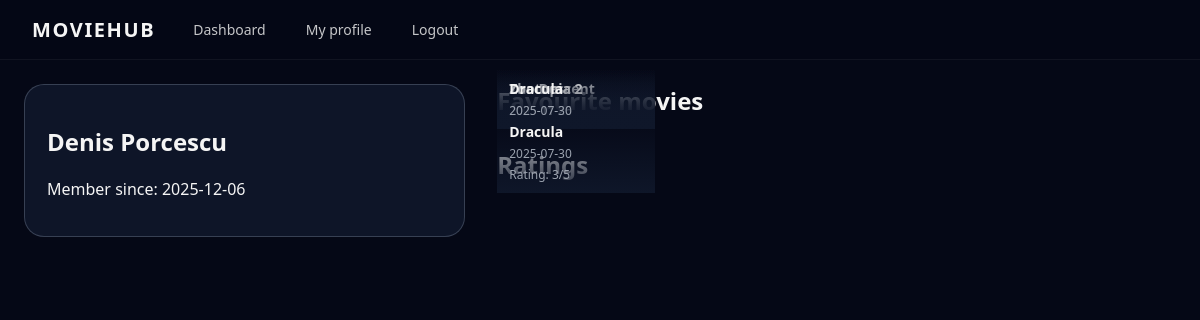
The app's page /user.php?id=1 (signed in) with its own data.
### tables this page shows
CREATE TABLE users (
    id INTEGER PRIMARY KEY AUTOINCREMENT,
    name TEXT,
    email TEXT UNIQUE,
    phone TEXT,
    password_hash TEXT,
    bio TEXT,
    avatar_url TEXT,
    created_at DATETIME DEFAULT CURRENT_TIMESTAMP
);

CREATE TABLE movies (
    id INTEGER PRIMARY KEY AUTOINCREMENT,
    tmdb_id INTEGER UNIQUE,
    title TEXT,
    poster_path TEXT,
    overview TEXT,
    release_date TEXT
);

CREATE TABLE ratings (
    user_id INTEGER NOT NULL,
    movie_id INTEGER NOT NULL,
    rating INTEGER NOT NULL CHECK (rating BETWEEN 1 AND 5),
    created_at DATETIME DEFAULT CURRENT_TIMESTAMP,
    updated_at DATETIME DEFAULT CURRENT_TIMESTAMP,
    PRIMARY KEY (user_id, movie_id),
    FOREIGN KEY (user_id) REFERENCES users(id) ON DELETE CASCADE,
    FOREIGN KEY (movie_id) REFERENCES movies(id) ON DELETE CASCADE
);

### user.php (the view, shortened to what this page needs)
<?php
require __DIR__ . '/config/db.php';
$userId = (int)($_GET['id'] ?? 0);
$st = $pdo->prepare('SELECT id, name, bio, created_at FROM users WHERE id = :id');
$st->execute([':id' => $userId]);
$u = $st->fetch(PDO::FETCH_ASSOC);
$sqlFavs = 'SELECT m.tmdb_id, m.title, m.poster_path, m.release_date
            FROM favorites f
            JOIN movies m ON m.id = f.movie_id
            WHERE f.user_id = :uid
            ORDER BY f.created_at DESC';
$stFavs = $pdo->prepare($sqlFavs);
$stFavs->execute([':uid' => $userId]);
$favs = $stFavs->fetchAll(PDO::FETCH_ASSOC);
$sqlRatings = 'SELECT m.tmdb_id, m.title, m.poster_path, m.release_date, r.rating
               FROM ratings r
               JOIN movies m ON m.id = r.movie_id
               WHERE r.user_id = :uid
               ORDER BY r.updated_at DESC';
$stR = $pdo->prepare($sqlRatings);
$stR->execute([':uid' => $userId]);
$ratings = $stR->fetchAll(PDO::FETCH_ASSOC);
?>
<!DOCTYPE html>
<html lang="en">
<head>
    <link rel="stylesheet" href="assets/css/style.css">
</head>
<body class="page">
<header class="topbar">
    <div class="topbar-left">
        <div class="logo">MovieHub</div>
        <nav class="nav">
            <a href="index.php" class="nav-link">Dashboard</a>
            <a href="profile.php" class="nav-link">My profile</a>
            <a href="logout.php" class="nav-link">Logout</a>
        </nav>
    </div>
</header>
<main class="content profile">
    <section class="profile-card">
        <h1><?php echo htmlspecialchars($u['name'] ?? 'User'); ?></h1>
        <p>Member since: <?php echo htmlspecialchars(substr($u['created_at'], 0, 10)); ?></p>
    </section>
    <section class="profile-favs">
        <h2>Favourite movies</h2>
        <div class="masonry-grid">
            <?php foreach ($favs as $m): ?>
                <a href="movie.php?id=<?php echo (int)$m['tmdb_id']; ?>" class="card">
                    <div class="card-overlay">
                        <h3><?php echo htmlspecialchars($m['title']); ?></h3>
                        <span><?php echo htmlspecialchars($m['release_date']); ?></span>
                    </div>
                </a>
            <?php endforeach; ?>
        </div>
        <h2>Ratings</h2>
        <div class="masonry-grid">
            <?php foreach ($ratings as $m): ?>
                <a href="movie.php?id=<?php echo (int)$m['tmdb_id']; ?>" class="card">
                    <div class="card-overlay">
                        <h3><?php echo htmlspecialchars($m['title']); ?></h3>
                        <span><?php echo htmlspecialchars($m['release_date']); ?></span>
                        <span>Rating: <?php echo (int)$m['rating']; ?>/5</span>
                    </div>
                </a>
            <?php endforeach; ?>
        </div>
    </section>
</main>
</body>
</html>

### assets/css/style.css (style rules this page uses)
*, *::before, *::after { box-sizing: border-box; }
body.page { margin: 0; font-family: system-ui, -apple-system, BlinkMacSystemFont, "Inter", "Segoe UI", sans-serif; background: #050816; color: #f5f5f5; }
a { color: inherit; text-decoration: none; }
.topbar { position: sticky; top: 0; z-index: 50; display: flex; align-items: center; justify-content: space-between; padding: 12px 32px; background: rgba(5, 8, 22, 0.95); backdrop-filter: blur(12px); border-bottom: 1px solid rgba(255, 255, 255, 0.05); }
.topbar-left { display: flex; align-items: center; gap: 24px; }
.logo { font-weight: 700; font-size: 20px; letter-spacing: 0.08em; text-transform: uppercase; }
.nav { display: flex; gap: 12px; }
.nav-link { padding: 8px 14px; border-radius: 999px; font-size: 14px; opacity: 0.8; }
.content { max-width: 1200px; margin: 24px auto 80px; padding: 0 24px; }
.masonry-grid { column-count: 5; column-gap: 16px; }
@media (max-width: 1200px) { .masonry-grid { column-count: 4; } }
.card { position: relative; margin-bottom: 16px; border-radius: 18px; overflow: hidden; background: #0f172a; cursor: pointer; transition: transform 0.18s ease, box-shadow 0.18s ease; break-inside: avoid; }
.card-overlay { position: absolute; inset: auto 0 0 0; padding: 10px 12px; background: linear-gradient(to top, rgba(15,23,42,0.95), transparent); display: flex; flex-direction: column; gap: 4px; }
.card-overlay h3 { margin: 0; font-size: 14px; }
.card-overlay span { font-size: 12px; color: #9ca3af; }
.profile { display: grid; grid-template-columns: minmax(0, 1.3fr) minmax(0, 2fr); gap: 32px; }
.profile-card { background: rgba(15,23,42,0.95); border-radius: 20px; padding: 20px 22px; border: 1px solid rgba(148, 163, 184, 0.3); }
.profile-favs h2 { margin-top: 0; margin-bottom: 12px; }

### records on screen
users: name "Denis Porcescu", created_at "2025-12-06"
movies: title "The Descent", release_date "2005-07-08"
movies: title "Zootopia 2", release_date "2025-11-26"
movies: title "Dracula", release_date "2025-07-30"
ratings: movie.title "Dracula", movie.release_date "2025-07-30", rating "3"
